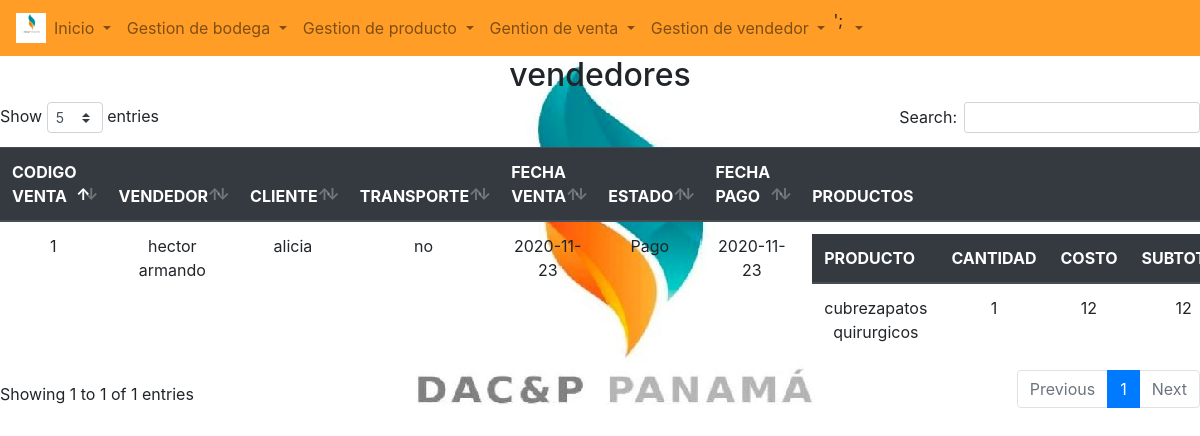
The page /form/form_consul_factura.php on the database its author committed.
### tables this page shows
CREATE TABLE `no_ventas` (
  `id_venta` int(4) NOT NULL,
  `total_venta` double NOT NULL,
  `transporte` varchar(20) NOT NULL,
  `fecha_venta` date NOT NULL,
  `pagado_pendiente` varchar(20) NOT NULL,
  `fecha_pago` date NOT NULL,
  `id_vendedor` int(15) DEFAULT NULL,
  `cliente` varchar(20) DEFAULT NULL,
  `id_estado` int(2) NOT NULL DEFAULT 1
);

CREATE TABLE `vendedor` (
  `id_vendedor` int(15) NOT NULL,
  `nom_vendedor` varchar(40) NOT NULL,
  `apelli_vendedor` varchar(40) NOT NULL,
  `tel_vendedor` int(12) NOT NULL,
  `dire_vendedor` varchar(100) NOT NULL,
  `correo_vendedor` varchar(100) NOT NULL,
  `causa_retiro` varchar(1000) DEFAULT NULL,
  `user_roll` int(2) NOT NULL,
  `id_estado` int(2) DEFAULT 1
);

CREATE TABLE `factura1` (
  `id_venta` int(4) NOT NULL,
  `id_producto` int(2) NOT NULL,
  `costo_Producto` double NOT NULL,
  `can_producto` int(10) NOT NULL,
  `subtotal_producto` double NOT NULL
);

CREATE TABLE `producto` (
  `id_producto` int(2) NOT NULL,
  `nom_produc` longtext NOT NULL,
  `des_produc` varchar(100) NOT NULL,
  `valor_produc` double DEFAULT NULL,
  `costo_produc` double DEFAULT NULL,
  `valor_mayorista` double NOT NULL,
  `can_min_bod` int(10) NOT NULL,
  `id_estado` int(2) NOT NULL
);

### config/querys.php (called while the page is built, shortened)
  <?php
  function obtener_productos_venta($id){
$sql="SELECT  b.subtotal_producto,c.nom_produc,b.can_producto,b.costo_Producto from factura1 b
    join producto c on (c.id_producto= b.id_producto) where b.id_venta=$id ";
    return $sql;
  }
function obtener_facturas(){
$sql="SELECT DISTINCT a.id_venta,c.nom_vendedor,a.cliente,a.transporte,a.fecha_venta,a.pagado_pendiente,a.fecha_pago,a.total_venta
FROM  no_ventas a  join factura1 b  on ( a.id_venta =b.id_Venta)
join vendedor c on (c.id_vendedor= a.id_vendedor)";
  return $sql;
}
	?>

### form/form_consul_factura.php (the view, shortened to what this page needs)
<?php
include_once  '../Config/querys.php';
include "cabecera.php";
include "maqueta.php";
$id_cone= conexion();
$Mostrar= obtener_facturas();
$sql= mysqli_query($id_cone,$Mostrar);
?>
<!DOCTYPE html>
<html lang="es">
<head>
    <link rel="stylesheet" type="text/css" href="../css/datatables.min.css">
</head>
<body>
<header>
    <div class="consinventario">
        <h2 ><center>vendedores</center></h2>
    </div>
</header>
<div class="table-responsive  table-hover" >
    <table class="table" id="tabla1">
        <thead   <thead class="thead-dark">
        <tr>
            <th>CODIGO VENTA</th>
            <th>VENDEDOR</th>
            <th>CLIENTE </th>
            <th>TRANSPORTE</th>
            <th>FECHA VENTA</th>
            <th>ESTADO</th>
            <th>FECHA PAGO</th>
            <th>PRODUCTOS</th>
        </tr>
        </thead>
        <tbody>
        <?php
        while($fila = Mysqli_fetch_array($sql)){
            ?>
            <tr>
                <td> <center> <?php echo $fila ['id_venta'] ?> </center> </td>
                <td> <center> <?php echo $fila['nom_vendedor'] ?>  </center> </td>
                <td> <center> <?php echo $fila ['cliente']?> </center> </td>
                <td> <center> <?php echo $fila ['transporte']?> </center> </td>
                <td> <center> <?php echo $fila['fecha_venta'] ?>  </center> </td>
                <td> <center> <?php echo $fila['pagado_pendiente'] ?>  </center> </td>
                <td> <center> <?php echo $fila['fecha_pago'] ?>  </center> </td>
                <td><div class="table-responsive  table-hover" >
                    <table class="table">
                        <thead   <thead class="thead-dark ">
                        <tr>
                          <th>PRODUCTO</th>
                          <th>CANTIDAD</th>
                          <th>COSTO</th>
                          <th>SUBTOTAL</th>
                         </tr>
                         <?php
                         $Mostrar1= obtener_productos_venta($fila['id_venta']);
                         $sql1= mysqli_query($id_cone,$Mostrar1);
                         while($fila1 = Mysqli_fetch_array($sql1)){
                         ?>
                         </thead>
                         <tbody>
                          <tr>
                             <td> <center> <?php echo $fila1 ['nom_produc'] ?> </center> </td>
                             <td> <center> <?php echo $fila1['can_producto'] ?>  </center> </td>
                             <td> <center> <?php echo $fila1 ['costo_Producto']?> </center> </td>
                             <td> <center> <?php echo $fila1 ['subtotal_producto']?> </center> </td>
                           </tr>
                           <?php
                       }
                       ?>
                       </tbody>
                       </div>
                       </table>
            <?php
        }
        ?>
</div>
</body>
</body>
</html>

### css/estilosmaq.css (style rules this page uses)
body { background-repeat: no-repeat; background-image: url(../imagenes/logo.png); background-position: 50% -30%; overflow-x: hidden; }

### rows shown on the page
no_ventas: id_venta "1", id_vendedor.nom_vendedor "hector armando", cliente "alicia", transporte "no", fecha_venta "2020-11-23", pagado_pendiente "Pago", fecha_pago "2020-11-23"
factura1: id_producto.nom_produc "cubrezapatos quirurgicos", can_producto "1", costo_Producto "12", subtotal_producto "12"
